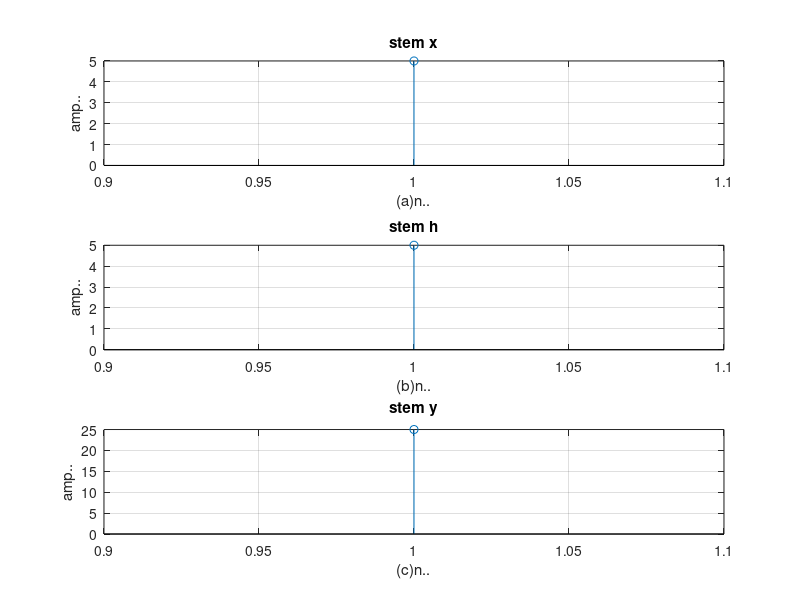

MATLAB code to generate this figure:
%MATLAB program for linear convolution without using conv function:

%linear convolution program

clc;
clear all;
close all;
disp('linear convolution program');
x=input('enter i/p x(n):');
m=length(x);
h=input('enter i/p h(n):');
n=length(h);
x=[x,zeros(1,n)];
subplot(2,2,1), stem(x);
title('i/p sequence x(n)is:');
xlabel('---->n');
ylabel('---->x(n)');grid;
h=[h,zeros(1,m)];
subplot(2,2,2), stem(h);
title('i/p sequence h(n)is:');
xlabel('---->n');
ylabel('---->h(n)');grid;
disp('convolution of x(n) & h(n) is y(n):');
y=zeros(1,m+n-1);
for i=1:m+n-1
y(i)=0;
for j=1:m+n-1
if(j<i+1)
y(i)=y(i)+x(j)*h(i-j+1);
end
end
end
y
subplot(2,2,[3,4]),stem(y);
title('convolution of x(n) & h(n) is :');
xlabel('---->n');
ylabel('---->y(n)');
grid;


%MATLAB program for linear convolution by using conv function:

x= input ('enter the first sequence');
subplot(3,1,1);
stem(x);
ylabel('amp..');
xlabel('(a)n..');
title('stem x');
grid on;
h=input ('enter the second sequence');
subplot(3,1,2);
stem(h);
ylabel('amp..');
xlabel('(b)n..');
title('stem h');
grid on;
y=conv(x,h);
subplot(3,1,3);
stem(y);
ylabel('amp..');
xlabel('(c)n..');
title('stem y');
grid on;